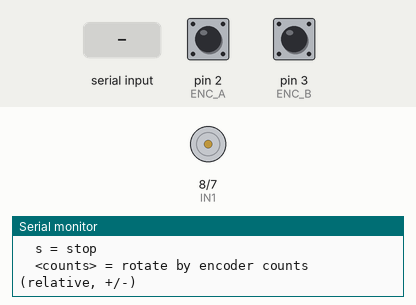
Bench run of a sketch on a simulated Arduino Uno, built with avr-gcc and run on an emulated ATmega328P. Shown: motor-driver pin pairs drawn as motors (green arrow = first pin HIGH = forward, orange = second pin HIGH = backward, longer = more drive, scaled by the enable pin), the last lines printed to the serial monitor. The test bench sets the inputs (shaded band); at power-on: pin 2 (ENC_A) HIGH, pin 3 (ENC_B) HIGH.

Above: at 1.2 s.
1.3 s: "f\n" received over Serial
At 2.0 s:
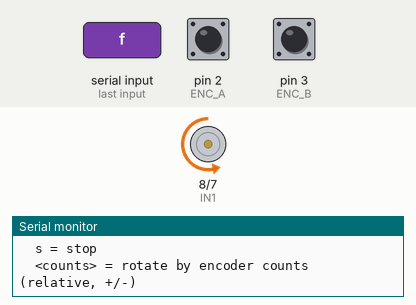
4.3 s: "r\n" received over Serial
At 5.4 s:
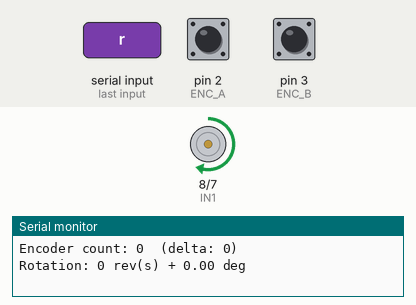
Timing chart, 0 to 7.8 s (numbered marks = the images above; inputs shaded):
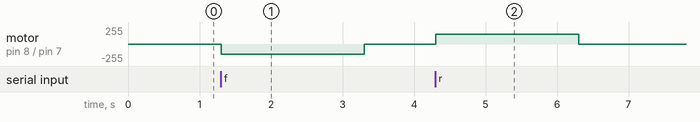

The sketch:

dc-gear-encoder-cq_robot_motor.ino
```cpp
// ----- MOTOR PINS -----
#define ENA 9
#define IN1 8
#define IN2 7

// ----- ENCODER PINS -----
#define ENC_A 2
#define ENC_B 3

// ----- MOTOR SETTINGS -----
const int PWM_SPEED = 150;      // normal PWM speed
const int PWM_APPROACH = 60;    // slower speed near target
const int CPR = 64;             // encoder counts per motor shaft rev
const int GEAR_RATIO = 270;     // gearbox ratio
const float COUNTS_PER_REV = CPR * GEAR_RATIO * 4.0; // quadrature x4
const float TOLERANCE_DEG = 10.0; // buffer to stop motor safely

// ----- VARIABLES -----
volatile long encoderCount = 0;
long targetCount = 0;
bool movingToTarget = false;

// remember angles (degrees). startup = 0
float currentAngleDeg = 0.0;
float targetAngleDeg = 0.0;

// track last reported encoder count so we can print a relative delta each time
volatile long lastReportedCount = 0;

// ----- SETUP -----
void setup() {
  Serial.begin(9600);

  pinMode(ENA, OUTPUT);
  pinMode(IN1, OUTPUT);
  pinMode(IN2, OUTPUT);

  pinMode(ENC_A, INPUT_PULLUP);
  pinMode(ENC_B, INPUT_PULLUP);

  attachInterrupt(digitalPinToInterrupt(ENC_A), encoderAChange, CHANGE);
  attachInterrupt(digitalPinToInterrupt(ENC_B), encoderBChange, CHANGE);

  Serial.println("Motor + Encoder Ready");
  Serial.println("Commands:");
  Serial.println("  f = forward");
  Serial.println("  r = reverse");
  Serial.println("  s = stop");
  Serial.println("  <counts> = rotate by encoder counts (relative, +/-)");
}

// ----- LOOP -----
void loop() {
  // keep currentAngleDeg in sync with encoder (read atomically)
  noInterrupts();
  long enc = encoderCount;
  interrupts();
  currentAngleDeg = ((float)enc / COUNTS_PER_REV) * 360.0;

  // ----- SERIAL INPUT -----
  if (Serial.available()) {
    String cmd = Serial.readStringUntil('\n');
    cmd.trim();

    if (cmd == "f") {
      movingToTarget = false;
      driveMotor(true, PWM_SPEED);
      delay(2000);
      stopMotor();
      printRevs();
    }
    else if (cmd == "r") {
      movingToTarget = false;
      driveMotor(false, PWM_SPEED);
      delay(2000);
      stopMotor();
      printRevs();
    }
    else if (cmd == "s") {
      stopMotor();
      movingToTarget = false;
      Serial.println("Stopped");
      printRevs(); // show relative encoder delta for this command
    }
    else {
      // assume numeric encoder-count delta (relative)
      long deltaCounts = cmd.toInt();            // relative encoder counts (+/-)
      // set absolute target as current encoder count + delta
      noInterrupts();
      long curEnc = encoderCount;
      interrupts();
      targetCount = curEnc + deltaCounts;
      // also compute the equivalent absolute angle for info
      targetAngleDeg = ((float)targetCount / COUNTS_PER_REV) * 360.0;
      movingToTarget = true;
      Serial.print("Target set: delta counts = ");
      Serial.print(deltaCounts);
      Serial.print("  targetCount = ");
      Serial.print(targetCount);
      Serial.print("  (angle ");
      Serial.print(targetAngleDeg, 2);
      Serial.println(" deg)");
      printRevs(); // show encoder count at command time
    }
  }

  // ----- TARGET CONTROL -----
  if (movingToTarget) {
    long error = targetCount - encoderCount;
    float errorDeg = ((float)error / COUNTS_PER_REV) * 360.0;

    if (fabs(errorDeg) <= TOLERANCE_DEG) {
      stopMotor();
      movingToTarget = false;
      currentAngleDeg = targetAngleDeg;
      printRevs();
      Serial.println("Target reached within buffer");
    } else {
      int pwm = (fabs(errorDeg) < 50.0) ? PWM_APPROACH : PWM_SPEED;
      driveMotor(error > 0, pwm);
    }
  }

  delay(5);
}

// ----- MOTOR FUNCTIONS -----
void driveMotor(bool forward, int pwm) {
  // POLARITY REVERSED
  digitalWrite(IN1, forward ? LOW : HIGH);
  digitalWrite(IN2, forward ? HIGH : LOW);
  analogWrite(ENA, pwm);
}

void stopMotor() {
  digitalWrite(IN1, LOW);
  digitalWrite(IN2, LOW);
  analogWrite(ENA, 0);
}

// ----- ENCODER ISRs -----
void encoderAChange() {
  int a = digitalRead(ENC_A);
  int b = digitalRead(ENC_B);
  encoderCount += (a == b) ? 1 : -1; // sign reversed
}

void encoderBChange() {
  int a = digitalRead(ENC_A);
  int b = digitalRead(ENC_B);
  encoderCount += (a != b) ? 1 : -1; // sign reversed
}

// ----- HELPER FUNCTIONS -----
void printRevs() {
  // read encoder atomically
  noInterrupts();
  long enc = encoderCount;
  interrupts();

  // relative delta since last time printRevs() was called
  long delta = enc - lastReportedCount;

  Serial.print("Encoder count: ");
  Serial.print(enc);
  Serial.print("  (delta: ");
  Serial.print(delta);
  Serial.println(")");

  // update last reported count so next call shows relative movement only
  lastReportedCount = enc;

  float totalDeg = ((float)enc / COUNTS_PER_REV) * 360.0;
  int fullRevs = (int)floor(totalDeg / 360.0);
  float deg = totalDeg - (fullRevs * 360.0);

  if (deg > 180.0) deg -= 360.0;
  if (deg < -180.0) deg += 360.0;

  Serial.print("Rotation: ");
  Serial.print(fullRevs);
  Serial.print(" rev(s) + ");
  Serial.print(deg, 2);
  Serial.println(" deg");
}

void resetEncoder() {
  noInterrupts();
  encoderCount = 0;
  interrupts();
}
```

Measured:
- after the input at 1.3 s, motor on pin 8 (IN1) / pin 7 (IN2): stopped → backward 150/255 at once, → stopped 2.0 s later
- after the input at 4.3 s, motor on pin 8 (IN1) / pin 7 (IN2): stopped → forward 150/255 at once, → stopped 2.0 s later
